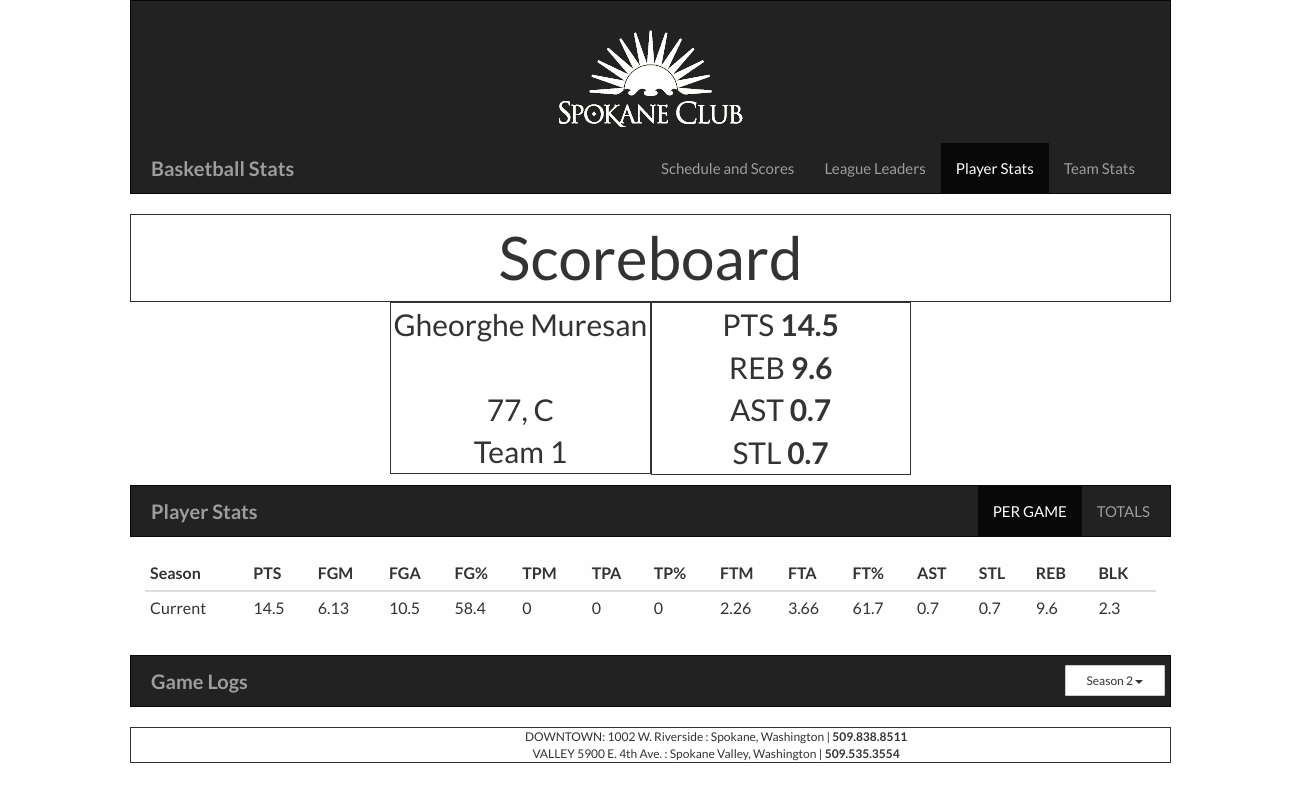
/player_indi_stats.php?id=3, run on the app's committed database.
### tables this page shows
CREATE TABLE "Player_Info" (
	`Player_ID`	INTEGER NOT NULL UNIQUE,
	`First_Name`	TEXT,
	`Last_Name`	TEXT,
	`Number`	INTEGER,
	`Position`	TEXT,
	`Team`	INTEGER,
	PRIMARY KEY(Player_ID)
);

CREATE TABLE "Player_Stats" (
	`Player_ID`	INTEGER NOT NULL UNIQUE,
	`First_Name`	TEXT,
	`Last_Name`	TEXT,
	`Games_Played`	REAL,
	`Points`	REAL,
	`FGM`	REAL,
	`FGA`	REAL,
	`TPM`	REAL,
	`TPA`	REAL,
	`FTM`	REAL,
	`FTA`	REAL,
	`Assists`	REAL,
	`Steals`	REAL,
	`Rebounds`	REAL,
	`Blocks`	REAL,
	PRIMARY KEY(Player_ID)
);

### assets/php/player_indi_stats_query.php (the view, shortened to what this page needs)
<?php
	$id  = (int)$_GET["id"];
	$db = new PDO('sqlite:assets/db/ewuscbb.db');
	$playerinfo = $db->query('select * from Player_Info where Player_ID = '.$id);
	$seasonoverview = $db->query('select  round(Points/Games_Played,1) as points, round(Assists/Games_Played,1) as assists, round(Rebounds/Games_Played,1) as rebounds, round(Steals/Games_Played,1) as steals from Player_Stats where Player_ID = '.$id);
	$seasonavgs = $db->query('select Games_Played, round(Points/Games_Played,1) as points, round(FGM*1.0/Games_Played,2) as fgm, round(FGA*1.0/Games_Played,2) as fga, round(TPM*1.0/Games_Played,2) as tpm, round(TPA*1.0/Games_Played,2) as tpa, round(FTM/Games_Played,2) as ftm, round(FTA/Games_Played,2) as fta, round(Assists/Games_Played,1) as assists, round(Steals/Games_Played,1) as steals, round(Rebounds/Games_Played,1) as rebounds, round(Blocks/Games_Played,1) as blocks from Player_Stats where Player_ID = '.$id);
	function getPlayerInfo(){
		try
		  {
		  	global $playerinfo;
		    foreach($playerinfo as $row)
		    {
		     print "<div class='row'>".$row['First_Name']." ".$row['Last_Name']."</div>
     				<div class='row top-buffer'>".$row['Number'].", ".$row['Position']."</div>
     				<div class='row'>Team ".$row['Team']."</div>";
		    }
		  }
		  catch(PDOException $e)
		  {
		    print 'Exception : '.$e->getMessage();
		  }
	}
	function getSeasonOverview(){
	try
	  {
	  	global $seasonoverview;
	    foreach($seasonoverview as $row)
	    {
	    	print "<div class='row'>PTS <b>".$row['points']."</b></div>
     				<div class='row'>REB <b>".$row['rebounds']."</b></div>
     				<div class='row'>AST <b>".$row['assists']."</b></div>
     				<div class='row'>STL <b>".$row['steals']."</b></div>";
	    }
	  }
	  catch(PDOException $e)
	  {
	    print 'Exception : '.$e->getMessage();
	  }
	}
		function getPerGame(){
		try
		  {
		  	global $seasonavgs;
		    foreach($seasonavgs as $row)
		    {
		      $fgpct = 0.0;
		      $tppct = 0.0;
		      $ftpct = 0.0;
		      if($row['fga']!=0)
		      	$fgpct = round($row['fgm']/$row['fga'],3)*100;
		      if($row['fta']!=0)
		     	 $ftpct = round($row['ftm']/$row['fta'],3)*100;
		      print "<tr><td> Current </td>";
		      print "<td>".$row['points']."</td>";
		      print "<td>".$row['fgm']."</td>";
		      print "<td>".$row['fga']."</td>";
		      print "<td>".$fgpct."</td>";
		      print "<td>".$row['tpm']."</td>";
		      print "<td>".$row['tpa']."</td>";
		      print "<td>".$tppct."</td>";
		      print "<td>".$row['ftm']."</td>";
		      print "<td>".$row['fta']."</td>";
		      print "<td>".$ftpct."</td>";
		      print "<td>".$row['assists']."</td>";
		      print "<td>".$row['steals']."</td>";
		      print "<td>".$row['rebounds']."</td>";
		      print "<td>".$row['blocks']."</td></tr>";
		    }
		  }
		  catch(PDOException $e)
		  {
		    print 'Exception : '.$e->getMessage();
		  }
	}
?>

### assets/css/main.css (style rules this page uses)
body { font-family:'Lato',sans-serif; font-weight:400; font-size:15; -webkit-font-smoothing: antialiased; -webkit-overflow-scrolling: touch; }
@media (min-width:840px) { body { padding-left: 6%; padding-right:6%; } }
@media (min-width:992px) { body { padding-left: 8%; padding-right:8%; } }
@media (min-width:1200px) { body { padding-left: 10%; padding-right:10%; } }

### assets/css/individualstats.css (style rules this page uses)
.top-buffer { padding-top:42px; }

### data on the page
player_info: First_Name "Gheorghe", Last_Name "Muresan", Number "77", Position "C", Team "1"
player_stats: points "14.5", fgm "6.13", fga "10.5", fgpct "58.4", tpm "0", tpa "0", tppct "0", ftm "2.26", fta "3.66", ftpct "61.7", assists "0.7", steals "0.7", rebounds "9.6", blocks "2.3"

### other printed values
$row['points'] "14.5"
$row['rebounds'] "9.6"
$row['assists'] "0.7"
$row['steals'] "0.7"
